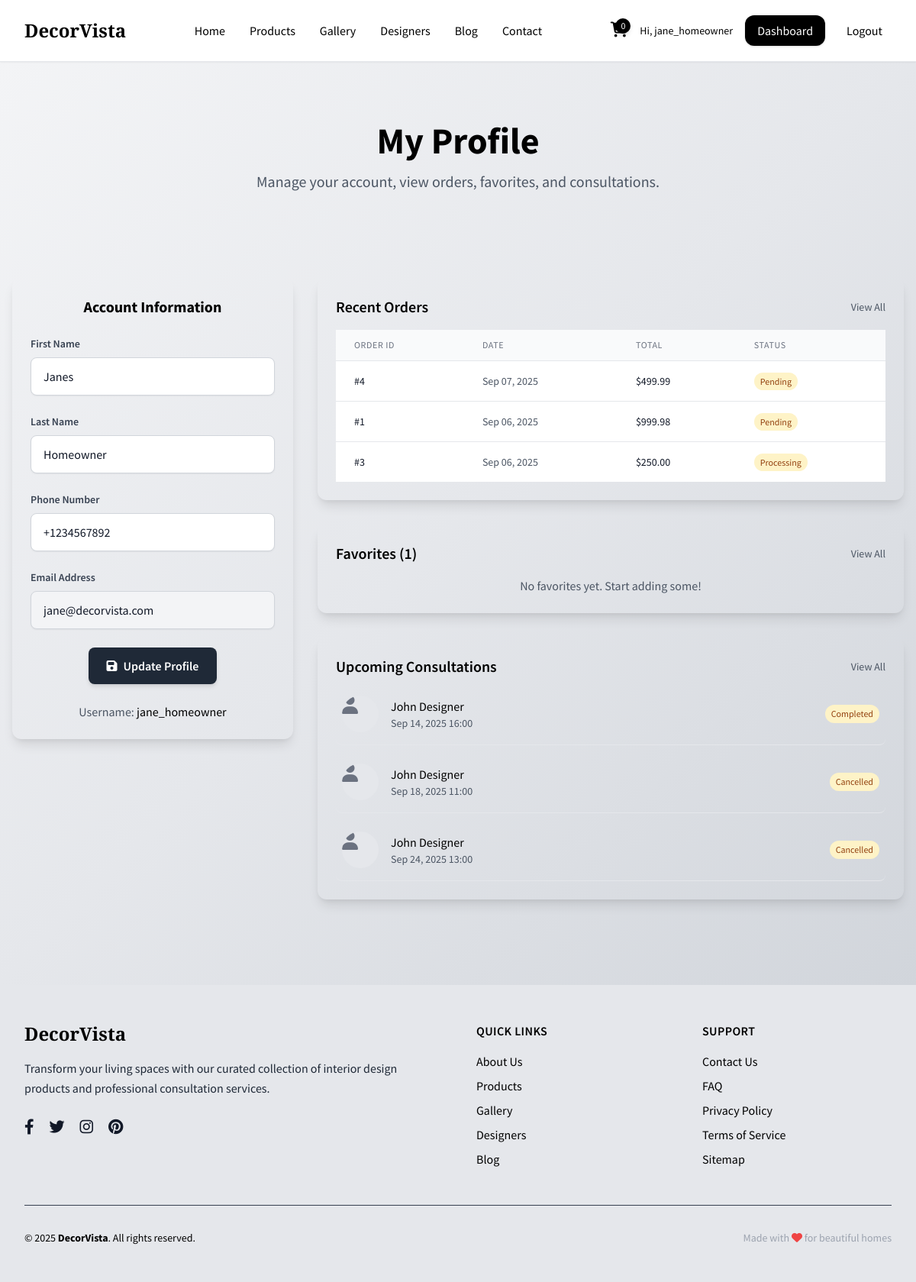
Screenshot of /profile.php (signed in) with the database file from the repository.
### tables this page shows
CREATE TABLE `user_details` (
  `detail_id` int(11) NOT NULL,
  `user_id` int(11) NOT NULL,
  `first_name` varchar(50) DEFAULT NULL,
  `last_name` varchar(50) DEFAULT NULL,
  `phone` varchar(20) DEFAULT NULL,
  `address` text DEFAULT NULL,
  `profile_image` varchar(255) DEFAULT NULL,
  `created_at` timestamp NOT NULL DEFAULT current_timestamp(),
  `updated_at` timestamp NOT NULL DEFAULT current_timestamp() ON UPDATE current_timestamp()
);

CREATE TABLE `users` (
  `user_id` int(11) NOT NULL,
  `username` varchar(50) NOT NULL,
  `email` varchar(100) NOT NULL,
  `password` varchar(255) NOT NULL,
  `role` enum('homeowner','designer','admin') NOT NULL DEFAULT 'homeowner',
  `is_active` tinyint(1) NOT NULL DEFAULT 1,
  `created_at` timestamp NOT NULL DEFAULT current_timestamp(),
  `updated_at` timestamp NOT NULL DEFAULT current_timestamp() ON UPDATE current_timestamp()
);

CREATE TABLE `orders` (
  `order_id` int(11) NOT NULL,
  `user_id` int(11) NOT NULL,
  `product_id` int(11) NOT NULL,
  `quantity` int(11) NOT NULL DEFAULT 1,
  `total_price` decimal(10,2) NOT NULL,
  `status` enum('pending','processing','completed','cancelled') NOT NULL DEFAULT 'pending',
  `order_date` timestamp NOT NULL DEFAULT current_timestamp(),
  `updated_at` timestamp NOT NULL DEFAULT current_timestamp() ON UPDATE current_timestamp()
);

CREATE TABLE `consultations` (
  `consultation_id` int(11) NOT NULL,
  `user_id` int(11) NOT NULL,
  `designer_id` int(11) NOT NULL,
  `scheduled_date` date NOT NULL,
  `scheduled_time` time NOT NULL,
  `duration_hours` int(11) DEFAULT 1,
  `status` enum('pending','confirmed','completed','cancelled') NOT NULL DEFAULT 'pending',
  `notes` text DEFAULT NULL,
  `client_requirements` text DEFAULT NULL,
  `total_cost` decimal(10,2) DEFAULT NULL,
  `created_at` timestamp NOT NULL DEFAULT current_timestamp(),
  `updated_at` timestamp NOT NULL DEFAULT current_timestamp() ON UPDATE current_timestamp()
);

### config/database.php (called while the page is built, shortened)
<?php
class Database {
    private $host = 'localhost';
    private $username = 'root';
    private $password = '';
    private $database = 'decorvista';
    private $connection;
    private function connect() {
        try {
            $this->connection = new mysqli($this->host, $this->username, $this->password, $this->database);
            $this->connection->set_charset("utf8mb4");
        } catch (mysqli_sql_exception $e) {
            die("Database connection failed: " . $e->getMessage());
        }
    }
    public function prepare($query) {
        try {
            return $this->connection->prepare($query);
        } catch (mysqli_sql_exception $e) {
            error_log("Prepare failed: " . $e->getMessage());
            return false;
        }
    }
}
$db = new Database();
?>

### config/config.php (called while the page is built, shortened)
<?php
require_once 'database.php';
function formatPrice($price) {
    return '$' . number_format($price, 2);
}
?>

### profile.php (the view, shortened to what this page needs)
<?php
require_once 'config/config.php';
$user_id = $_SESSION['user_id'];
$user_query = "SELECT u.user_id, u.username, u.email, ud.first_name, ud.last_name, ud.phone, ud.profile_image
               FROM users u
               JOIN user_details ud ON u.user_id = ud.user_id
               WHERE u.user_id = ?";
$stmt = $db->prepare($user_query);
$stmt->bind_param("i", $user_id);
$stmt->execute();
$user = $stmt->get_result()->fetch_assoc();
$recent_orders_query = "SELECT o.order_id, o.total_price, o.status, o.order_date
                        FROM orders o
                        WHERE o.user_id = ?
                        ORDER BY o.order_date DESC
                        LIMIT 5";
$stmt = $db->prepare($recent_orders_query);
$stmt->bind_param("i", $user_id);
$stmt->execute();
$recent_orders = $stmt->get_result()->fetch_all(MYSQLI_ASSOC);
$favorites_query = "SELECT COUNT(*) AS count FROM favorites WHERE user_id = ?";
$stmt = $db->prepare($favorites_query);
$stmt->bind_param("i", $user_id);
$stmt->execute();
$favorites_count = $stmt->get_result()->fetch_assoc()['count'];
$recent_favorites_query = "SELECT p.product_id, p.name, p.image, p.price
                           FROM favorites f
                           JOIN products p ON f.product_id = p.product_id
                           WHERE f.user_id = ?
                           ORDER BY f.created_at DESC
                           LIMIT 4";
$stmt = $db->prepare($recent_favorites_query);
$stmt->bind_param("i", $user_id);
$stmt->execute();
$recent_favorites = $stmt->get_result()->fetch_all(MYSQLI_ASSOC);
$consultations_query = "SELECT c.consultation_id, CONCAT(c.scheduled_date, ' ', c.scheduled_time) AS scheduled_datetime, c.status,
                               ud.first_name AS designer_first, ud.last_name AS designer_last, ud.profile_image AS designer_image
                        FROM consultations c
                        JOIN interior_designers id ON c.designer_id = id.designer_id
                        JOIN users u2 ON id.user_id = u2.user_id
                        JOIN user_details ud ON u2.user_id = ud.user_id
                        WHERE c.user_id = ? AND CONCAT(c.scheduled_date, ' ', c.scheduled_time) > NOW()
                        ORDER BY scheduled_datetime ASC
                        LIMIT 3";
$stmt = $db->prepare($consultations_query);
$stmt->bind_param("i", $user_id);
$stmt->execute();
$upcoming_consultations = $stmt->get_result()->fetch_all(MYSQLI_ASSOC);
include 'includes/header.php';
?>
<main data-scroll-container class="min-h-screen bg-gradient-to-br from-gray-100 via-gray-200 to-gray-300 pb-20">
    <section class="py-20 px-4" data-scroll-section>
        <div class="max-w-7xl mx-auto text-center">
            <h1 class="text-4xl md:text-5xl font-bold text-black mb-4">My Profile</h1>
            <p class="text-xl text-gray-600 max-w-2xl mx-auto">Manage your account, view orders, favorites, and consultations.</p>
        </div>
    </section>
    <section class="py-8 px-4" data-scroll-section>
        <div class="max-w-7xl mx-auto grid grid-cols-1 lg:grid-cols-3 gap-8">
            <div class="lg:col-span-1 space-y-8">
                <div class="bg-white/80 backdrop-blur-lg rounded-xl p-6 shadow-lg">
                    <h2 class="text-xl font-bold text-black mb-6 text-center">Account Information</h2>
                    <form method="POST" class="space-y-6">
                        <div>
                            <label for="first_name" class="block text-sm font-semibold text-gray-700 mb-2">First Name</label>
                            <input type="text" id="first_name" name="first_name" value="<?php echo htmlspecialchars($user['first_name']); ?>"
                                   required
                                   class="w-full px-4 py-3 rounded-lg border border-gray-300 shadow-sm focus:border-gray-500 focus:ring-2 focus:ring-gray-500 focus:outline-none transition-colors bg-white">
                        </div>
                        <div>
                            <label for="last_name" class="block text-sm font-semibold text-gray-700 mb-2">Last Name</label>
                            <input type="text" id="last_name" name="last_name" value="<?php echo htmlspecialchars($user['last_name']); ?>"
                                   required
                                   class="w-full px-4 py-3 rounded-lg border border-gray-300 shadow-sm focus:border-gray-500 focus:ring-2 focus:ring-gray-500 focus:outline-none transition-colors bg-white">
                        </div>
                        <div>
                            <label for="phone" class="block text-sm font-semibold text-gray-700 mb-2">Phone Number</label>
                            <input type="tel" id="phone" name="phone" value="<?php echo htmlspecialchars($user['phone']); ?>"
                                   class="w-full px-4 py-3 rounded-lg border border-gray-300 shadow-sm focus:border-gray-500 focus:ring-2 focus:ring-gray-500 focus:outline-none transition-colors bg-white">
                        </div>
                        <div>
                            <label for="email" class="block text-sm font-semibold text-gray-700 mb-2">Email Address</label>
                            <input type="email" id="email" value="<?php echo htmlspecialchars($user['email']); ?>" disabled
                                   class="w-full px-4 py-3 rounded-lg border border-gray-300 bg-gray-100 shadow-sm cursor-not-allowed">
                        </div>
                        <div class="text-center">
                            <button type="submit" class="bg-gray-800 text-white px-6 py-3 rounded-lg font-semibold hover:bg-gray-900 transition-colors shadow-md focus:ring-2 focus:ring-gray-500 focus:outline-none">
                                <i class="fas fa-save mr-2"></i>Update Profile
                            </button>
                        </div>
                    </form>
                    <div class="mt-6 text-center">
                        <p class="text-gray-600">Username: <span class="font-medium text-black"><?php echo htmlspecialchars($user['username']); ?></span></p>
                    </div>
                </div>
            </div>
            <div class="lg:col-span-2 space-y-8">
                <div class="bg-white/80 backdrop-blur-lg rounded-xl p-6 shadow-lg">
                    <div class="flex justify-between items-center mb-4">
                        <h2 class="text-xl font-semibold text-black">Recent Orders</h2>
                        <a href="/orders.php" class="text-gray-600 hover:text-black text-sm">View All</a>
                    </div>
                    <?php if (empty($recent_orders)): ?>
                        <p class="text-gray-600 text-center">No recent orders. Start shopping!</p>
                    <?php else: ?>
                        <div class="overflow-x-auto">
                            <table class="min-w-full divide-y divide-gray-200">
                                <thead class="bg-gray-50">
                                    <tr>
                                        <th class="px-6 py-3 text-left text-xs font-medium text-gray-500 uppercase tracking-wider">Order ID</th>
                                        <th class="px-6 py-3 text-left text-xs font-medium text-gray-500 uppercase tracking-wider">Date</th>
                                        <th class="px-6 py-3 text-left text-xs font-medium text-gray-500 uppercase tracking-wider">Total</th>
                                        <th class="px-6 py-3 text-left text-xs font-medium text-gray-500 uppercase tracking-wider">Status</th>
                                    </tr>
                                </thead>
                                <tbody class="bg-white divide-y divide-gray-200">
                                    <?php foreach ($recent_orders as $order): ?>
                                        <tr class="hover:bg-gray-50">
                                            <td class="px-6 py-4 whitespace-nowrap text-sm font-medium text-gray-900">#<?php echo $order['order_id']; ?></td>
                                            <td class="px-6 py-4 whitespace-nowrap text-sm text-gray-600"><?php echo date('M d, Y', strtotime($order['order_date'])); ?></td>
                                            <td class="px-6 py-4 whitespace-nowrap text-sm text-gray-900"><?php echo formatPrice($order['total_price']); ?></td>
                                            <td class="px-6 py-4 whitespace-nowrap text-sm">
                                                <span class="px-2 py-1 rounded-full text-xs font-medium <?php echo $order['status'] === 'completed' ? 'bg-green-100 text-green-800' : 'bg-yellow-100 text-yellow-800'; ?>">
                                                    <?php echo ucfirst($order['status']); ?>
                                                </span>
                                            </td>
                                        </tr>
                                    <?php endforeach; ?>
                                </tbody>
                            </table>
                        </div>
                    <?php endif; ?>
                </div>
                <div class="bg-white/80 backdrop-blur-lg rounded-xl p-6 shadow-lg">
                    <div class="flex justify-between items-center mb-4">
                        <h2 class="text-xl font-semibold text-black">Favorites (<?php echo $favorites_count; ?>)</h2>
                        <a href="/favorites.php" class="text-gray-600 hover:text-black text-sm">View All</a>
                    </div>
                    <?php if (empty($recent_favorites)): ?>
                        <p class="text-gray-600 text-center">No favorites yet. Start adding some!</p>
                    <?php endif; ?>
                </div>
                <div class="bg-white/80 backdrop-blur-lg rounded-xl p-6 shadow-lg">
                    <div class="flex justify-between items-center mb-4">
                        <h2 class="text-xl font-semibold text-black">Upcoming Consultations</h2>
                        <a href="/consultations.php" class="text-gray-600 hover:text-black text-sm">View All</a>
                    </div>
                    <?php if (empty($upcoming_consultations)): ?>
                        <p class="text-gray-600 text-center">No upcoming consultations. Book one today!</p>
                    <?php else: ?>
                        <div class="space-y-4">
                            <?php foreach ($upcoming_consultations as $consult): ?>
                                <div class="flex items-center space-x-4 border-b border-gray-200 pb-4 last:border-b-0 last:pb-0 hover:bg-gray-50 rounded-lg p-2 transition-colors">
                                    <div class="w-12 h-12 rounded-full overflow-hidden bg-gray-200 flex-shrink-0">
                                        <?php if (!empty($consult['designer_image'])): ?>
                                            <img src="<?php echo htmlspecialchars($consult['designer_image']); ?>" alt="Designer" class="w-full h-full object-cover">
                                        <?php else: ?>
                                            <i class="fas fa-user text-2xl text-gray-500 flex items-center justify-center h-full"></i>
                                        <?php endif; ?>
                                    </div>
                                    <div class="flex-1 min-w-0">
                                        <p class="font-medium text-black truncate"><?php echo htmlspecialchars($consult['designer_first'] . ' ' . $consult['designer_last']); ?></p>
                                        <p class="text-sm text-gray-600"><?php echo date('M d, Y H:i', strtotime($consult['scheduled_datetime'])); ?></p>
                                    </div>
                                    <span class="px-2 py-1 rounded-full text-xs font-medium bg-yellow-100 text-yellow-800 flex-shrink-0"><?php echo ucfirst($consult['status']); ?></span>
                                </div>
                            <?php endforeach; ?>
                        </div>
                    <?php endif; ?>
                </div>
            </div>
        </div>
    </section>
</main>
<?php include 'includes/footer.php'; ?>

### includes/header.php (style rules this page uses)
.font-body { font-family: 'Source Sans Pro', sans-serif; }

### profile.php (style rules this page uses)
html, body { height: 100%; margin: 0; overflow: hidden; }
[data-scroll-container] { min-height: 100vh; will-change: transform; backface-visibility: hidden; position: relative; }
[data-scroll-section] { position: relative; z-index: 1; }

### rows the page displays
user_details: first_name "Janes", last_name "Homeowner", phone "+1234567892", user.email "jane@decorvista.com", user.username "jane_homeowner"
orders: order_id "4", order_date "Sep 07, 2025", total_price "$499.99", status "Pending"
orders: order_id "1", order_date "Sep 06, 2025", total_price "$999.98", status "Pending"
orders: order_id "3", order_date "Sep 06, 2025", total_price "$250.00", status "Processing"
consultations: user_details.first_name+last_name "John Designer", scheduled_datetime "Sep 14, 2025 16:00", status "Completed"
consultations: user_details.first_name+last_name "John Designer", scheduled_datetime "Sep 18, 2025 11:00", status "Cancelled"
consultations: user_details.first_name+last_name "John Designer", scheduled_datetime "Sep 24, 2025 13:00", status "Cancelled"

### other values shown
$name "Home"
$name "Products"
$name "Gallery"
$name "Designers"
$name "Blog"
$name "Contact"
$_SESSION['firstname'] "jane_homeowner"
$favorites_count "1"
